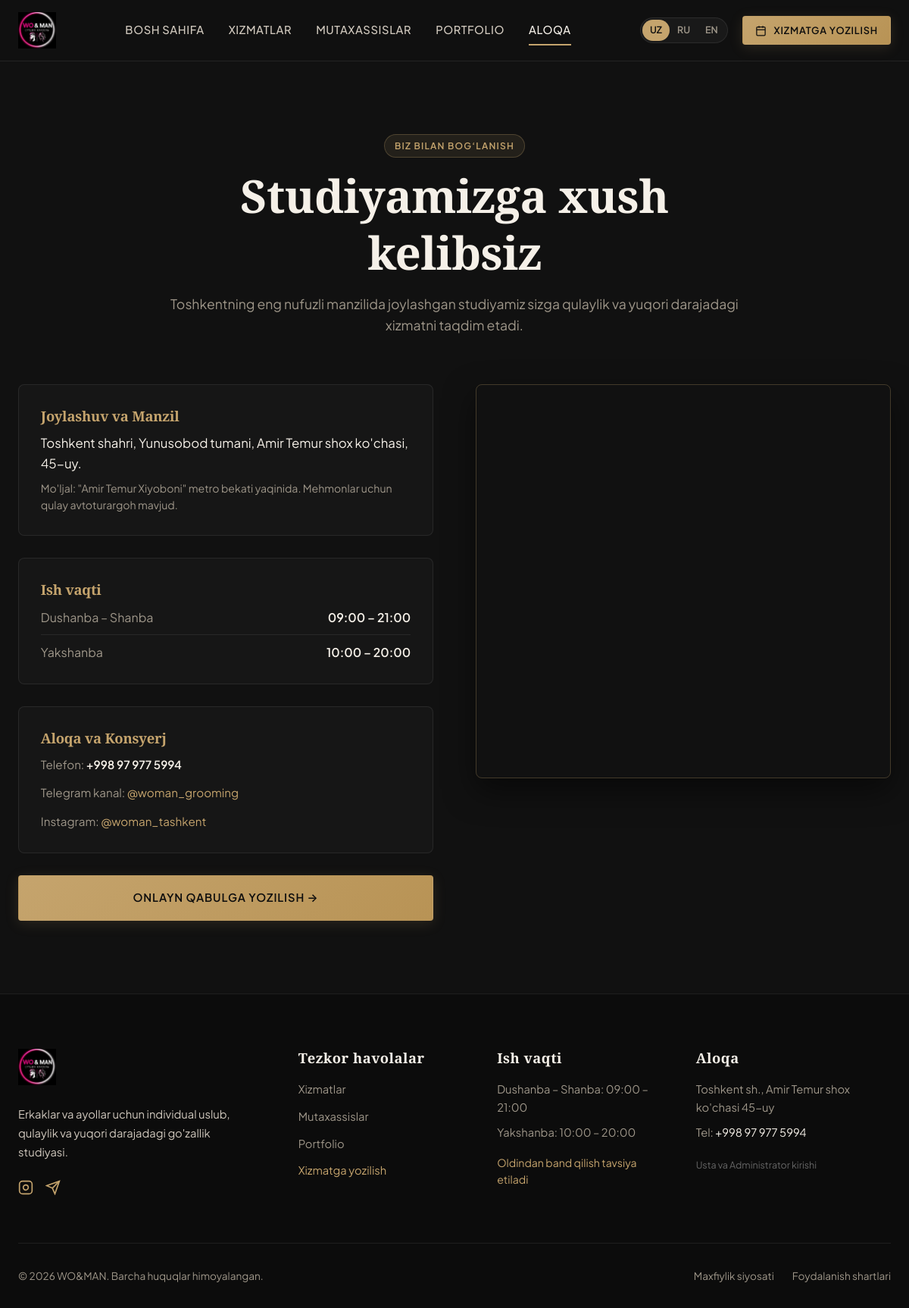
The app's page /contact with its own data.
### app/models.py (models this page shows)
class StudioSetting(db.Model):
    __tablename__ = 'studio_settings'
    key = db.Column(db.String(64), primary_key=True)
    value = db.Column(db.Text, nullable=True)
    description = db.Column(db.String(255), nullable=True)
    updated_at = db.Column(db.DateTime, default=datetime.utcnow, onupdate=datetime.utcnow)

### app/routes/main.py (the view)
@main_bp.route('/contact')
def contact():
    return render_template('contact.html')

### app/i18n/translations.py (called while the page is built)
def get_text(key: str, lang: str = 'uz', default: str = None) -> str:
    if lang not in TRANSLATIONS:
        lang = 'uz'
    return TRANSLATIONS[lang].get(key, TRANSLATIONS['uz'].get(key, default or key))

### app/templates/contact.html (shortened to what this page needs)
{% extends 'base.html' %}
{% block content %}
<div class="container section-spacing">
  <div style="text-align: center; max-width: 800px; margin: 0 auto 4rem;">
    <span class="badge-gold" style="margin-bottom: 0.8rem;">Biz bilan bog‘lanish</span>
    <h1 style="margin-bottom: 1rem;">Studiyamizga xush kelibsiz</h1>
    <p style="font-size: 1.1rem; color: var(--color-stone);">
      Toshkentning eng nufuzli manzilida joylashgan studiyamiz sizga qulaylik va yuqori darajadagi xizmatni taqdim etadi.
    </p>
  </div>
  <div style="display: grid; grid-template-columns: 1fr 1fr; gap: 3.5rem; align-items: start;" class="hero-grid">
    <div style="display: flex; flex-direction: column; gap: 1.8rem;">
      <div class="luxury-card">
        <h4 style="font-size: 1.15rem; color: var(--color-gold); margin-bottom: 0.8rem;">Joylashuv va Manzil</h4>
        <p style="font-size: 1.05rem; color: var(--color-ivory);">
          Toshkent shahri, Yunusobod tumani, Amir Temur shox ko'chasi, 45-uy.
        </p>
        <p style="font-size: 0.88rem; color: var(--color-stone); margin-top: 0.4rem;">
          Mo'ljal: "Amir Temur Xiyoboni" metro bekati yaqinida. Mehmonlar uchun qulay avtoturargoh mavjud.
        </p>
      </div>
      <div class="luxury-card">
        <h4 style="font-size: 1.15rem; color: var(--color-gold); margin-bottom: 0.8rem;">Ish vaqti</h4>
        <div style="display: flex; justify-content: space-between; border-bottom: 1px solid var(--color-border); padding-bottom: 0.6rem; margin-bottom: 0.6rem;">
          <span style="color: var(--color-stone);">Dushanba – Shanba</span>
          <span style="font-weight: 600; color: var(--color-ivory);">09:00 – 21:00</span>
        </div>
        <div style="display: flex; justify-content: space-between;">
          <span style="color: var(--color-stone);">Yakshanba</span>
          <span style="font-weight: 600; color: var(--color-ivory);">10:00 – 20:00</span>
        </div>
      </div>
      <div class="luxury-card">
        <h4 style="font-size: 1.15rem; color: var(--color-gold); margin-bottom: 0.8rem;">Aloqa va Konsyerj</h4>
        <p style="font-size: 0.95rem; color: var(--color-stone); margin-bottom: 0.8rem;">
          Telefon: <a href="tel:+998712000020" style="color: var(--color-ivory); font-weight: 600;">{{ g.studio_phone }}</a>
        </p>
        <p style="font-size: 0.95rem; color: var(--color-stone); margin-bottom: 0.8rem;">
          Telegram kanal: <a href="https://t.me/woman_grooming" target="_blank" rel="noopener" style="color: var(--color-gold);">@woman_grooming</a>
        </p>
        <p style="font-size: 0.95rem; color: var(--color-stone);">
          Instagram: <a href="https://instagram.com/woman_tashkent" target="_blank" rel="noopener" style="color: var(--color-gold);">@woman_tashkent</a>
        </p>
      </div>
      <div>
        <a href="/book" class="btn btn-gold" style="width: 100%; padding: 1.1rem;">
          Onlayn qabulga yozilish &rarr;
        </a>
      </div>
    </div>
    <div style="border-radius: var(--radius-md); overflow: hidden; border: 1px solid var(--color-border-gold); height: 520px; box-shadow: 0 16px 40px rgba(0,0,0,0.5);">
      <iframe
        title="WO&amp;MAN Joylashuv xaritasi"
        src="https://maps.google.com/maps?q=Amir%20Temur%20Avenue%20Tashkent&t=&z=15&ie=UTF8&iwloc=&output=embed"
        width="100%"
        height="100%"
        style="border:0; filter: invert(90%) hue-rotate(180deg);"
        allowfullscreen=""
        loading="lazy">
      </iframe>
    </div>
  </div>
</div>
{% endblock %}

### app/templates/base.html (shortened to what this page needs)
<!DOCTYPE html>
<html lang="{{ g.lang }}">
<head>
  <link rel="stylesheet" href="/static/css/luxury.css">
</head>
<body>
  <header class="luxury-navbar" id="main-nav">
    <div class="container nav-container">
      <a href="/" class="brand-logo-link" aria-label="WO&amp;MAN Bosh sahifa">
        <img src="{{ g.brand_logo_path }}" alt="WO&amp;MAN Logo" class="brand-logo-img" id="official-logo-asset">
      </a>
      <nav aria-label="Asosiy menyu" class="nav-menu">
        <a href="/" class="nav-item-link {% if request.endpoint == 'main.home' %}active{% endif %}">{{ g.t('nav_home') }}</a>
        <a href="/services" class="nav-item-link {% if request.endpoint == 'main.services' %}active{% endif %}">{{ g.t('nav_services') }}</a>
        <a href="/professionals" class="nav-item-link {% if request.endpoint == 'main.professionals' or request.endpoint == 'main.professional_detail' %}active{% endif %}">{{ g.t('nav_pros') }}</a>
        <a href="/portfolio" class="nav-item-link {% if request.endpoint == 'main.portfolio' %}active{% endif %}">{{ g.t('nav_portfolio') }}</a>
        <a href="/contact" class="nav-item-link {% if request.endpoint == 'main.contact' %}active{% endif %}">{{ g.t('nav_contact') }}</a>
      </nav>
      <div style="display: flex; align-items: center; gap: 1.2rem;">
        <div class="lang-switcher" aria-label="Tilni tanlash / Выбор языка">
          <a href="/set-language/uz" class="lang-btn {% if g.lang == 'uz' %}active{% endif %}">UZ</a>
          <a href="/set-language/ru" class="lang-btn {% if g.lang == 'ru' %}active{% endif %}">RU</a>
          <a href="/set-language/en" class="lang-btn {% if g.lang == 'en' %}active{% endif %}">EN</a>
        </div>
        <a href="/book" class="btn btn-gold btn-sm" id="nav-book-cta">
          <svg width="15" height="15" viewBox="0 0 24 24" fill="none" stroke="currentColor" stroke-width="2"><rect x="3" y="4" width="18" height="18" rx="2" ry="2"></rect><line x1="16" y1="2" x2="16" y2="6"></line><line x1="8" y1="2" x2="8" y2="6"></line><line x1="3" y1="10" x2="21" y2="10"></line></svg>
          {{ g.t('nav_book') }}
        </a>
      </div>
    </div>
  </header>
  <main>
    {% block content %}{% endblock %}
  </main>
  <footer class="luxury-footer">
    <div class="container">
      <div class="footer-grid">
        <div>
          <img src="{{ g.brand_logo_path }}" alt="WO&amp;MAN" style="height: 48px; margin-bottom: 1.2rem;">
          <p style="font-size: 0.92rem; line-height: 1.7; max-width: 320px;">
            {{ g.t('footer_desc') }}
          </p>
          <div style="display: flex; gap: 1rem; margin-top: 1.5rem;">
            <a href="https://instagram.com/woman_tashkent" target="_blank" rel="noopener" aria-label="Instagram" style="color: var(--color-gold);">
              <svg width="20" height="20" viewBox="0 0 24 24" fill="none" stroke="currentColor" stroke-width="2"><rect x="2" y="2" width="20" height="20" rx="5" ry="5"></rect><path d="M16 11.37A4 4 0 1 1 12.63 8 4 4 0 0 1 16 11.37z"></path><line x1="17.5" y1="6.5" x2="17.51" y2="6.5"></line></svg>
            </a>
            <a href="https://t.me/woman_grooming" target="_blank" rel="noopener" aria-label="Telegram" style="color: var(--color-gold);">
              <svg width="20" height="20" viewBox="0 0 24 24" fill="none" stroke="currentColor" stroke-width="2"><line x1="22" y1="2" x2="11" y2="13"></line><polygon points="22 2 15 22 11 13 2 9 22 2"></polygon></svg>
            </a>
          </div>
        </div>
        <div>
          <h4 style="color: var(--color-ivory); margin-bottom: 1.2rem; font-family: var(--font-serif); letter-spacing: 0.5px;">{{ g.t('footer_quick_links') }}</h4>
          <ul style="list-style: none; display: flex; flex-direction: column; gap: 0.75rem; font-size: 0.92rem;">
            <li><a href="/services" style="color: var(--color-stone);">{{ g.t('nav_services') }}</a></li>
            <li><a href="/professionals" style="color: var(--color-stone);">{{ g.t('nav_pros') }}</a></li>
            <li><a href="/portfolio" style="color: var(--color-stone);">{{ g.t('nav_portfolio') }}</a></li>
            <li><a href="/book" style="color: var(--color-gold);">{{ g.t('nav_book') }}</a></li>
          </ul>
        </div>
        <div>
          <h4 style="color: var(--color-ivory); margin-bottom: 1.2rem; font-family: var(--font-serif); letter-spacing: 0.5px;">{{ g.t('footer_hours') }}</h4>
          <p style="font-size: 0.92rem; color: var(--color-stone); margin-bottom: 0.6rem;">Dushanba – Shanba: 09:00 – 21:00</p>
          <p style="font-size: 0.92rem; color: var(--color-stone); margin-bottom: 1rem;">Yakshanba: 10:00 – 20:00</p>
          <p style="font-size: 0.88rem; color: var(--color-gold);">Oldindan band qilish tavsiya etiladi</p>
        </div>
        <div>
          <h4 style="color: var(--color-ivory); margin-bottom: 1.2rem; font-family: var(--font-serif); letter-spacing: 0.5px;">{{ g.t('nav_contact') }}</h4>
          <p style="font-size: 0.92rem; color: var(--color-stone); margin-bottom: 0.6rem;">Toshkent sh., Amir Temur shox ko'chasi 45-uy</p>
          <p style="font-size: 0.92rem; color: var(--color-stone); margin-bottom: 0.6rem;">Tel: <a href="tel:+998712000020" style="color: var(--color-ivory);">{{ g.studio_phone }}</a></p>
          <p style="font-size: 0.85rem; color: var(--color-stone); margin-top: 1.2rem;">
            <a href="/login" style="color: #666; font-size: 0.78rem;">Usta va Administrator kirishi</a>
          </p>
        </div>
      </div>
      <div class="footer-sub">
        <div>
          &copy; {{ 2026 }} {{ g.t('brand_name') }}. {{ g.t('footer_rights') }}
        </div>
        <div style="display: flex; gap: 1.5rem;">
          <a href="/privacy">{{ g.t('footer_privacy') }}</a>
          <a href="/terms">{{ g.t('footer_terms') }}</a>
        </div>
      </div>
    </div>
  </footer>
</body>
</html>

### records on screen
StudioSetting: brand_logo_path (picture)
StudioSetting: studio_phone "+998 97 977 5994"

### other values on screen
{{ g.t('nav_home') }} "BOSH SAHIFA"
{{ g.t('nav_services') }} "XIZMATLAR"
{{ g.t('nav_pros') }} "MUTAXASSISLAR"
{{ g.t('nav_portfolio') }} "PORTFOLIO"
{{ g.t('nav_contact') }} "ALOQA"
{{ g.t('nav_book') }} "XIZMATGA YOZILISH"
{{ g.t('footer_desc') }} "Erkaklar va ayollar uchun individual uslub, qulaylik va yuqori darajadagi go'zallik studiyasi."
{{ g.t('footer_quick_links') }} "Tezkor havolalar"
{{ g.t('nav_services') }} "Xizmatlar"
{{ g.t('nav_pros') }} "Mutaxassislar"
{{ g.t('nav_portfolio') }} "Portfolio"
{{ g.t('nav_book') }} "Xizmatga yozilish"
{{ g.t('footer_hours') }} "Ish vaqti"
{{ g.t('nav_contact') }} "Aloqa"
{{ 2026 }} "2026"
